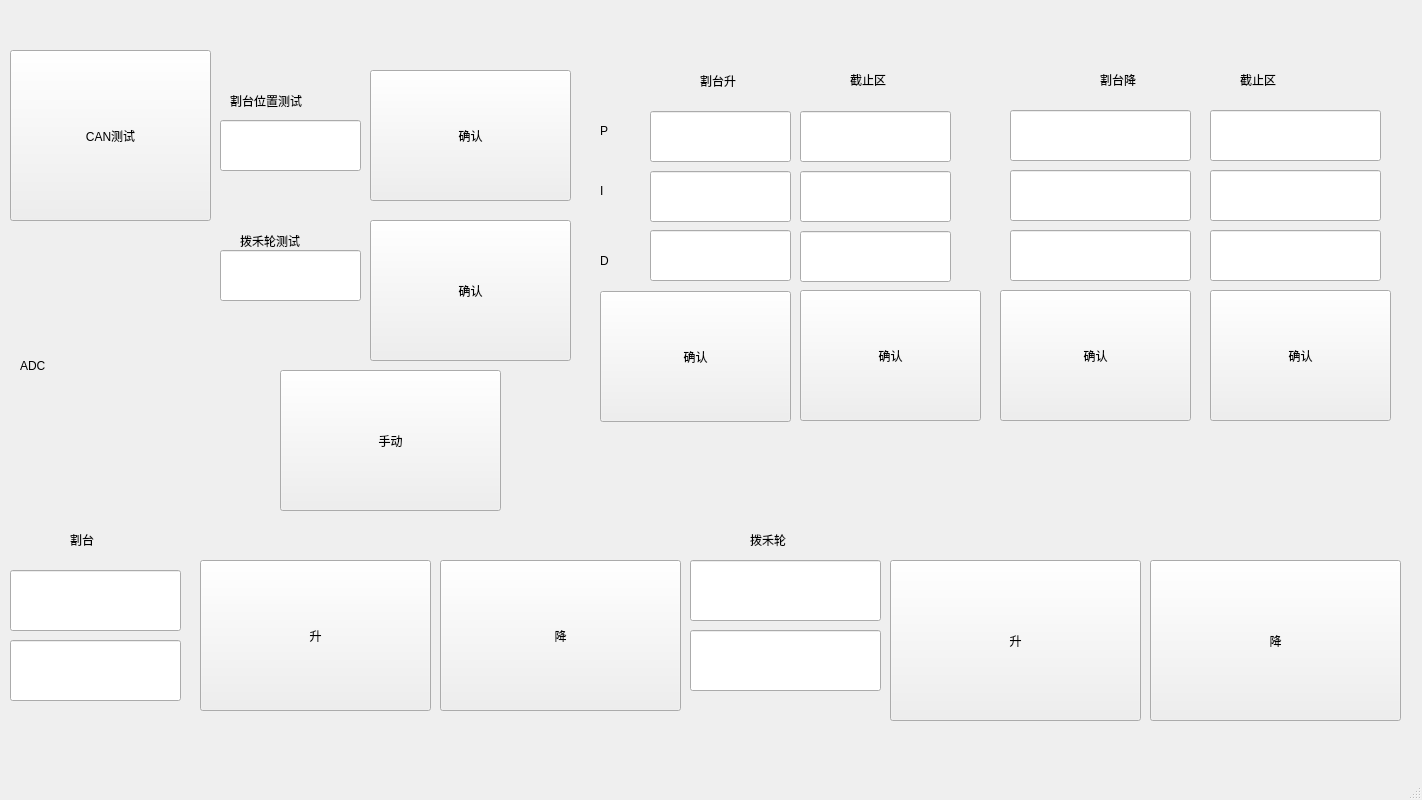
<?xml version="1.0" encoding="UTF-8"?>
<ui version="4.0">
 <class>MainWindow</class>
 <widget class="QMainWindow" name="MainWindow">
  <property name="geometry">
   <rect>
    <x>0</x>
    <y>0</y>
    <width>1422</width>
    <height>800</height>
   </rect>
  </property>
  <property name="windowTitle">
   <string>HeaderTest</string>
  </property>
  <widget class="QWidget" name="centralwidget">
   <widget class="QPushButton" name="pushButton_CAN">
    <property name="geometry">
     <rect>
      <x>10</x>
      <y>50</y>
      <width>201</width>
      <height>171</height>
     </rect>
    </property>
    <property name="text">
     <string>CAN测试</string>
    </property>
   </widget>
   <widget class="QLabel" name="label_12">
    <property name="geometry">
     <rect>
      <x>240</x>
      <y>230</y>
      <width>111</width>
      <height>21</height>
     </rect>
    </property>
    <property name="text">
     <string>拨禾轮测试</string>
    </property>
   </widget>
   <widget class="QLineEdit" name="lineEdit_Reel_Down_Param">
    <property name="geometry">
     <rect>
      <x>690</x>
      <y>630</y>
      <width>191</width>
      <height>61</height>
     </rect>
    </property>
   </widget>
   <widget class="QLabel" name="label_15">
    <property name="geometry">
     <rect>
      <x>750</x>
      <y>530</y>
      <width>54</width>
      <height>20</height>
     </rect>
    </property>
    <property name="text">
     <string>拨禾轮</string>
    </property>
   </widget>
   <widget class="QLabel" name="label_10">
    <property name="geometry">
     <rect>
      <x>600</x>
      <y>250</y>
      <width>41</width>
      <height>21</height>
     </rect>
    </property>
    <property name="text">
     <string>D</string>
    </property>
   </widget>
   <widget class="QLabel" name="label_6">
    <property name="geometry">
     <rect>
      <x>1100</x>
      <y>70</y>
      <width>54</width>
      <height>20</height>
     </rect>
    </property>
    <property name="text">
     <string>割台降</string>
    </property>
   </widget>
   <widget class="QLineEdit" name="lineEdit_HeaderRaise_I">
    <property name="geometry">
     <rect>
      <x>650</x>
      <y>171</y>
      <width>141</width>
      <height>51</height>
     </rect>
    </property>
   </widget>
   <widget class="QLineEdit" name="lineEdit_HeaderLower_I">
    <property name="geometry">
     <rect>
      <x>1010</x>
      <y>170</y>
      <width>181</width>
      <height>51</height>
     </rect>
    </property>
    <property name="inputMask">
     <string/>
    </property>
   </widget>
   <widget class="QLineEdit" name="lineEdit_Reel_UP_Param">
    <property name="geometry">
     <rect>
      <x>690</x>
      <y>560</y>
      <width>191</width>
      <height>61</height>
     </rect>
    </property>
   </widget>
   <widget class="QPushButton" name="pushButton_Header_Auto_Manual">
    <property name="geometry">
     <rect>
      <x>280</x>
      <y>370</y>
      <width>221</width>
      <height>141</height>
     </rect>
    </property>
    <property name="text">
     <string>手动</string>
    </property>
   </widget>
   <widget class="QLabel" name="label_9">
    <property name="geometry">
     <rect>
      <x>600</x>
      <y>180</y>
      <width>41</width>
      <height>21</height>
     </rect>
    </property>
    <property name="text">
     <string>I</string>
    </property>
   </widget>
   <widget class="QPushButton" name="pushButton_HeaderPosition">
    <property name="geometry">
     <rect>
      <x>370</x>
      <y>70</y>
      <width>201</width>
      <height>131</height>
     </rect>
    </property>
    <property name="text">
     <string>确认</string>
    </property>
   </widget>
   <widget class="QLabel" name="label_11">
    <property name="geometry">
     <rect>
      <x>230</x>
      <y>90</y>
      <width>101</width>
      <height>21</height>
     </rect>
    </property>
    <property name="text">
     <string>割台位置测试</string>
    </property>
   </widget>
   <widget class="QPushButton" name="pushButton_HeaderLower_PIDset">
    <property name="geometry">
     <rect>
      <x>1000</x>
      <y>290</y>
      <width>191</width>
      <height>131</height>
     </rect>
    </property>
    <property name="text">
     <string>确认</string>
    </property>
   </widget>
   <widget class="QLineEdit" name="lineEdit_HeaderRaise_Iwindup">
    <property name="geometry">
     <rect>
      <x>800</x>
      <y>171</y>
      <width>151</width>
      <height>51</height>
     </rect>
    </property>
    <property name="inputMask">
     <string/>
    </property>
   </widget>
   <widget class="QLineEdit" name="lineEdit_HeaderLower_Pwindup">
    <property name="geometry">
     <rect>
      <x>1210</x>
      <y>110</y>
      <width>171</width>
      <height>51</height>
     </rect>
    </property>
    <property name="inputMask">
     <string/>
    </property>
   </widget>
   <widget class="QLineEdit" name="lineEdit_HeaderLower_Dwindup">
    <property name="geometry">
     <rect>
      <x>1210</x>
      <y>230</y>
      <width>171</width>
      <height>51</height>
     </rect>
    </property>
    <property name="inputMask">
     <string/>
    </property>
   </widget>
   <widget class="QLineEdit" name="lineEdit_HeaderLower_D">
    <property name="geometry">
     <rect>
      <x>1010</x>
      <y>230</y>
      <width>181</width>
      <height>51</height>
     </rect>
    </property>
    <property name="inputMask">
     <string/>
    </property>
   </widget>
   <widget class="QLineEdit" name="lineEdit_HeaderRaise_Pwindup">
    <property name="geometry">
     <rect>
      <x>800</x>
      <y>111</y>
      <width>151</width>
      <height>51</height>
     </rect>
    </property>
    <property name="inputMask">
     <string/>
    </property>
   </widget>
   <widget class="QLabel" name="label_ADC">
    <property name="geometry">
     <rect>
      <x>20</x>
      <y>300</y>
      <width>181</width>
      <height>131</height>
     </rect>
    </property>
    <property name="text">
     <string>ADC</string>
    </property>
   </widget>
   <widget class="QPushButton" name="pushButton_Header_UP">
    <property name="geometry">
     <rect>
      <x>200</x>
      <y>560</y>
      <width>231</width>
      <height>151</height>
     </rect>
    </property>
    <property name="text">
     <string>升</string>
    </property>
   </widget>
   <widget class="QLabel" name="label_7">
    <property name="geometry">
     <rect>
      <x>1240</x>
      <y>70</y>
      <width>54</width>
      <height>20</height>
     </rect>
    </property>
    <property name="text">
     <string>截止区</string>
    </property>
   </widget>
   <widget class="QLineEdit" name="lineEdit_HeaderRaise_P">
    <property name="geometry">
     <rect>
      <x>650</x>
      <y>111</y>
      <width>141</width>
      <height>51</height>
     </rect>
    </property>
    <property name="inputMask">
     <string/>
    </property>
   </widget>
   <widget class="QLineEdit" name="lineEdit_Header_UP_Param">
    <property name="geometry">
     <rect>
      <x>10</x>
      <y>570</y>
      <width>171</width>
      <height>61</height>
     </rect>
    </property>
   </widget>
   <widget class="QPushButton" name="pushButton_ReelPosition">
    <property name="geometry">
     <rect>
      <x>370</x>
      <y>220</y>
      <width>201</width>
      <height>141</height>
     </rect>
    </property>
    <property name="text">
     <string>确认</string>
    </property>
   </widget>
   <widget class="QPushButton" name="pushButton_HeaderRaise_antiWindupset">
    <property name="geometry">
     <rect>
      <x>800</x>
      <y>290</y>
      <width>181</width>
      <height>131</height>
     </rect>
    </property>
    <property name="text">
     <string>确认</string>
    </property>
   </widget>
   <widget class="QLineEdit" name="lineEdit_ReelPosition">
    <property name="geometry">
     <rect>
      <x>220</x>
      <y>250</y>
      <width>141</width>
      <height>51</height>
     </rect>
    </property>
    <property name="inputMask">
     <string/>
    </property>
   </widget>
   <widget class="QLineEdit" name="lineEdit_HeaderRaise_Dwindup">
    <property name="geometry">
     <rect>
      <x>800</x>
      <y>231</y>
      <width>151</width>
      <height>51</height>
     </rect>
    </property>
    <property name="inputMask">
     <string/>
    </property>
   </widget>
   <widget class="QLabel" name="label_5">
    <property name="geometry">
     <rect>
      <x>850</x>
      <y>70</y>
      <width>54</width>
      <height>20</height>
     </rect>
    </property>
    <property name="text">
     <string>截止区</string>
    </property>
   </widget>
   <widget class="QLabel" name="label_8">
    <property name="geometry">
     <rect>
      <x>600</x>
      <y>120</y>
      <width>41</width>
      <height>21</height>
     </rect>
    </property>
    <property name="text">
     <string>P</string>
    </property>
   </widget>
   <widget class="QPushButton" name="pushButton_HeaderLower_antiWindupset">
    <property name="geometry">
     <rect>
      <x>1210</x>
      <y>290</y>
      <width>181</width>
      <height>131</height>
     </rect>
    </property>
    <property name="text">
     <string>确认</string>
    </property>
   </widget>
   <widget class="QPushButton" name="pushButton_HeaderRaise_PIDset">
    <property name="geometry">
     <rect>
      <x>600</x>
      <y>291</y>
      <width>191</width>
      <height>131</height>
     </rect>
    </property>
    <property name="text">
     <string>确认</string>
    </property>
   </widget>
   <widget class="QLabel" name="label_3">
    <property name="geometry">
     <rect>
      <x>70</x>
      <y>530</y>
      <width>54</width>
      <height>20</height>
     </rect>
    </property>
    <property name="text">
     <string>割台</string>
    </property>
   </widget>
   <widget class="QPushButton" name="pushButton_Reel_UP">
    <property name="geometry">
     <rect>
      <x>890</x>
      <y>560</y>
      <width>251</width>
      <height>161</height>
     </rect>
    </property>
    <property name="text">
     <string>升</string>
    </property>
   </widget>
   <widget class="QLineEdit" name="lineEdit_HeaderLower_Iwindup">
    <property name="geometry">
     <rect>
      <x>1210</x>
      <y>170</y>
      <width>171</width>
      <height>51</height>
     </rect>
    </property>
    <property name="inputMask">
     <string/>
    </property>
   </widget>
   <widget class="QLineEdit" name="lineEdit_HeaderPosition">
    <property name="geometry">
     <rect>
      <x>220</x>
      <y>120</y>
      <width>141</width>
      <height>51</height>
     </rect>
    </property>
   </widget>
   <widget class="QLineEdit" name="lineEdit_Header_Down_Param">
    <property name="geometry">
     <rect>
      <x>10</x>
      <y>640</y>
      <width>171</width>
      <height>61</height>
     </rect>
    </property>
   </widget>
   <widget class="QPushButton" name="pushButton_Reel_Down">
    <property name="geometry">
     <rect>
      <x>1150</x>
      <y>560</y>
      <width>251</width>
      <height>161</height>
     </rect>
    </property>
    <property name="text">
     <string>降</string>
    </property>
   </widget>
   <widget class="QPushButton" name="pushButton_Header_Down">
    <property name="geometry">
     <rect>
      <x>440</x>
      <y>560</y>
      <width>241</width>
      <height>151</height>
     </rect>
    </property>
    <property name="text">
     <string>降</string>
    </property>
   </widget>
   <widget class="QLabel" name="label">
    <property name="geometry">
     <rect>
      <x>700</x>
      <y>71</y>
      <width>54</width>
      <height>20</height>
     </rect>
    </property>
    <property name="text">
     <string>割台升</string>
    </property>
   </widget>
   <widget class="QLineEdit" name="lineEdit_HeaderLower_P">
    <property name="geometry">
     <rect>
      <x>1010</x>
      <y>110</y>
      <width>181</width>
      <height>51</height>
     </rect>
    </property>
    <property name="inputMask">
     <string/>
    </property>
   </widget>
   <widget class="QLineEdit" name="lineEdit_HeaderRaise_D">
    <property name="geometry">
     <rect>
      <x>650</x>
      <y>230</y>
      <width>141</width>
      <height>51</height>
     </rect>
    </property>
   </widget>
  </widget>
  <widget class="QMenuBar" name="menubar">
   <property name="geometry">
    <rect>
     <x>0</x>
     <y>0</y>
     <width>1422</width>
     <height>22</height>
    </rect>
   </property>
  </widget>
  <widget class="QStatusBar" name="statusbar"/>
 </widget>
 <resources/>
 <connections/>
</ui>
